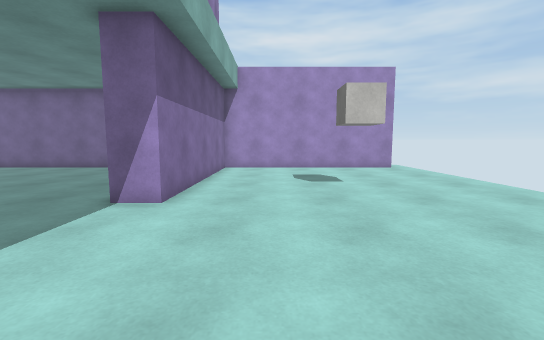
[1] (above)

12 first-person views from a walk through a scene from a Unity 3-D project. The camera is 1.2 m above the floor, tilts 6° down and sees 90° across. The floor is counted in squares, 1 m on a side. Each view is taken from the middle of a square. On the plan, view 1 faces up. The plan holds only what a view shows up to about 13 squares ahead; the rest is blank. The place goes on beyond the plan. The player character is not drawn. Surface patterns are stand-ins for the level's own textures.

[2]
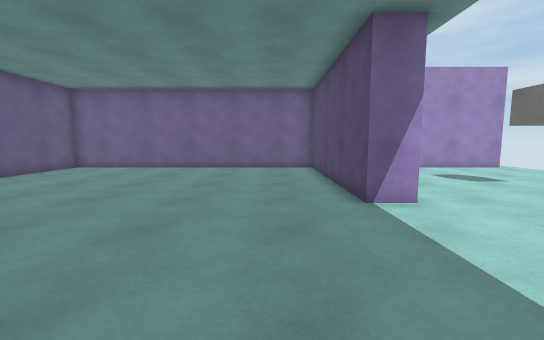

[3]
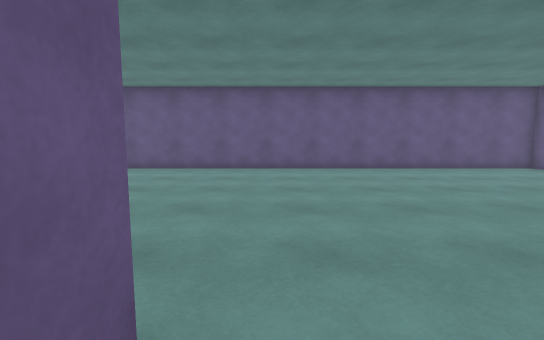

[4]
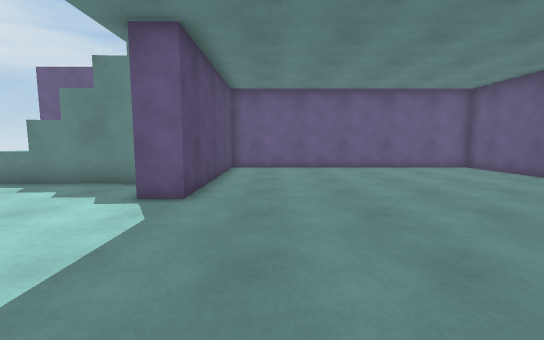

[5]
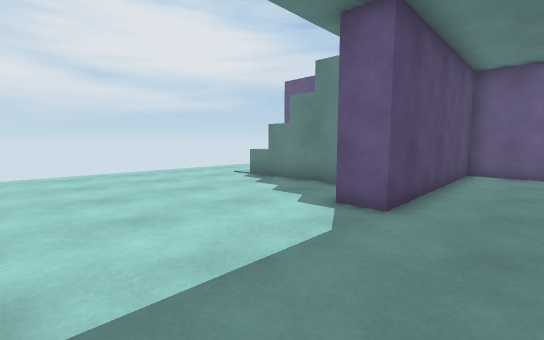

[6]
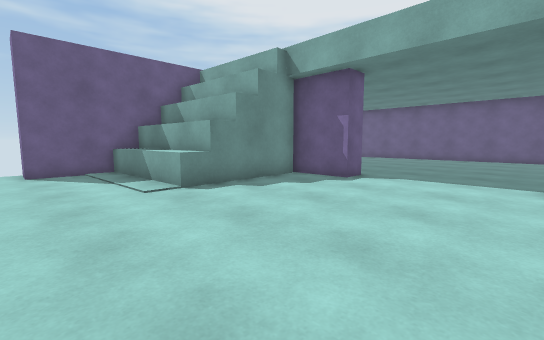

[7]
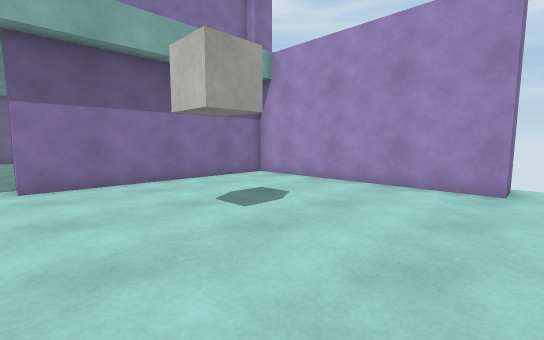

[8]
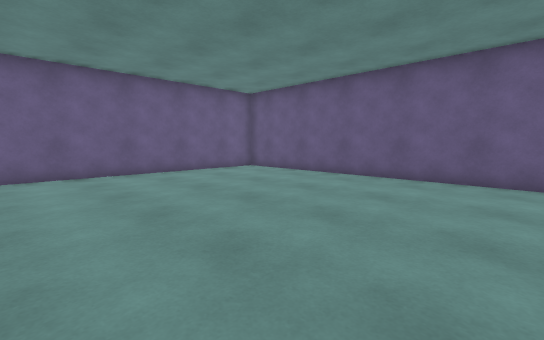

[9]
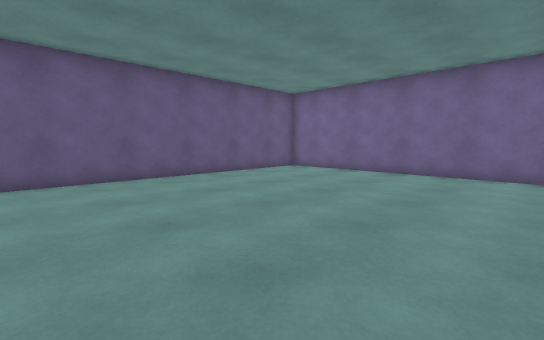

[10]
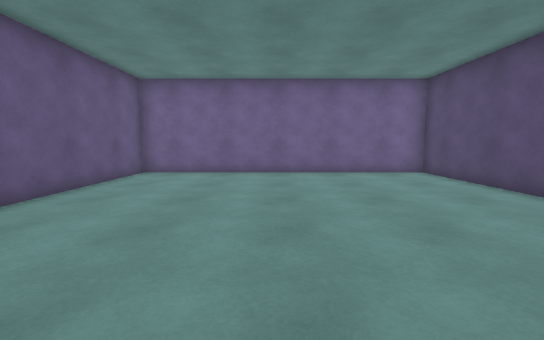

[11]
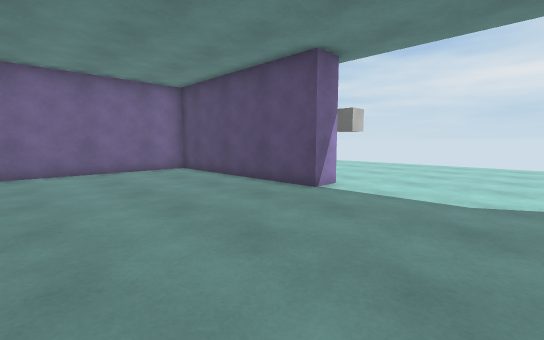

[12]
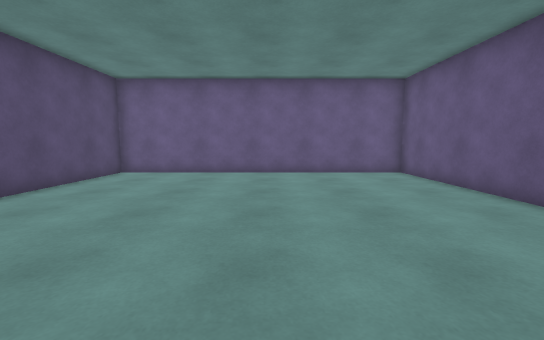

### Floor plan
Points are (right, up) in squares from view 1. A wall is a line through its corners. A room is listed if a view was taken in it or the views show most of it. See-through windows are left out.
Room 1 (views 1, 2, 3, 4, 5, 6, 7, 8, 9, 10, 11, 12)
walls: (1.8, -1.6) (2, -6.5) (5.5, -6.5) (5.5, -7.5); (5.5, 13.5) (5.5, 12.5) (-2.2, 12.5) (-2.2, 5.2) (-3.2, 5.2) (-3.2, 12.5) (-14, 12.5) (-14, -6.5) (-3.2, -6.5) (-3.2, 0.4) (-2.2, 0.4) (-2.2, -1.8) (2.7, -1.6)
low walls: (2.7, -1.6) (3, -6.6)
objects: cube (2, 7) to (3, 8)

Positions as (right, up) in squares from view 1, and headings:
1: (0, 0), facing up
2: (-5, 0), facing up
3: (-2, 1), facing left
4: (-5, 6), facing down
5: (-5, 5), facing down-right
6: (6, 5), facing down-left
7: (6, 5), facing up-left
8: (-5, 4), facing down-left
9: (-5, 2), facing up-left
10: (-9, 2), facing up
11: (-9, 1), facing up-right
12: (-9, 4), facing down
